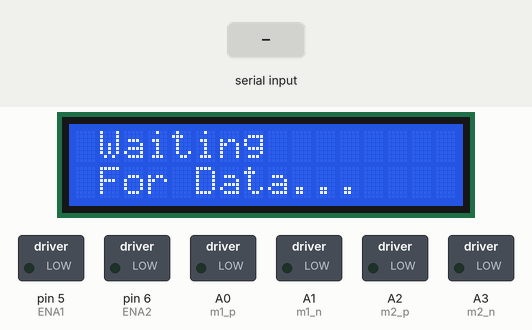
Simulated run of this sketch. Board: Arduino Uno, built with avr-gcc and run on an emulated ATmega328P. Shown: 16×2 character LCD, switched loads named in the sketch (green lamp = pin HIGH). The test bench sets the inputs (shaded band). What the sketch prints to the serial monitor is not drawn.

Above: at 3.2 s.
3.3 s: "F" received over Serial
At 4.0 s:
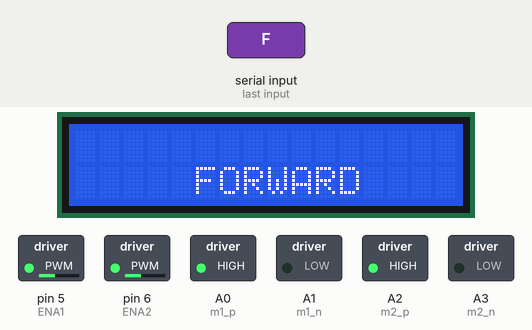
5.6 s: "B" received over Serial
At 6.0 s:
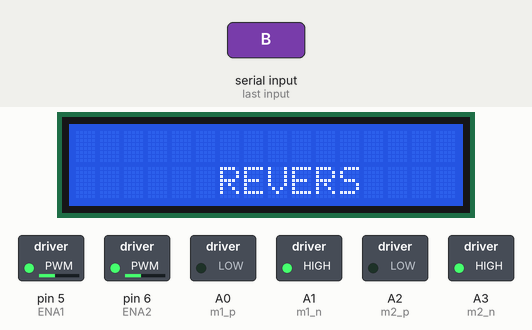
7.6 s: "L" received over Serial
At 8.0 s:
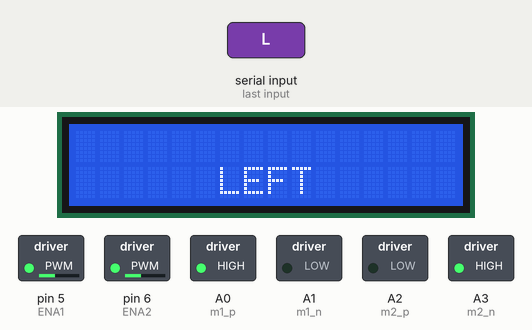
9.6 s: "R" received over Serial
At 10.0 s:
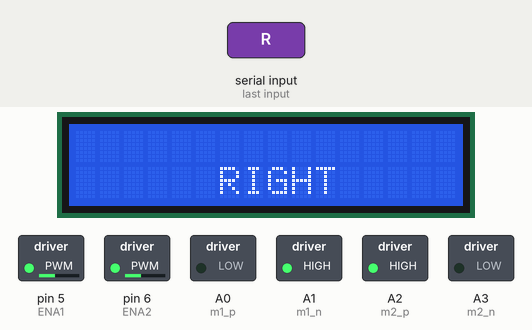
11.6 s: "S1\n" received over Serial
At 12.1 s:
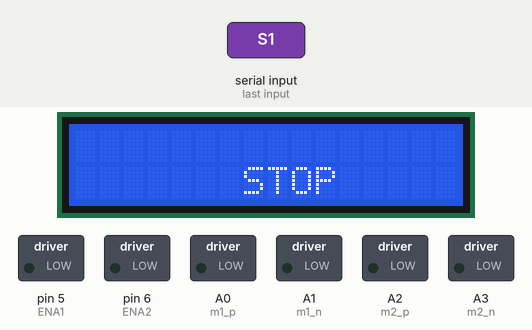
Timing chart, 0 to 14.6 s (numbered marks = the images above; inputs shaded):
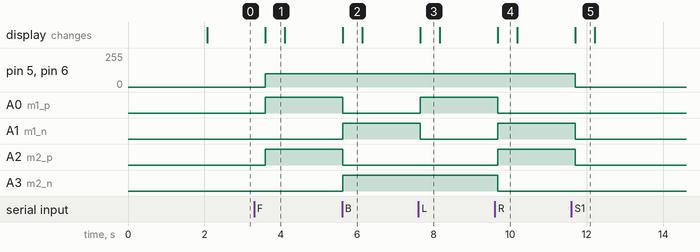

Measured:
- after the input at 3.3 s, pin 5 (ENA1), pin 6 (ENA2): 0/255 → 100/255 after 0.30 s; A0 (m1_p), A2 (m2_p): LOW → HIGH after 0.30 s; the display: changes after 0.30 s (image 1)
- after the input at 5.6 s, A0 (m1_p), A2 (m2_p): HIGH → LOW at once; A1 (m1_n), A3 (m2_n): LOW → HIGH at once; the display: changes at once (image 2)
- after the input at 7.6 s, A0 (m1_p): LOW → HIGH after 0.05 s; A1 (m1_n): HIGH → LOW after 0.05 s; the display: changes after 0.05 s (image 3)
- after the input at 9.6 s, A0 (m1_p), A3 (m2_n): HIGH → LOW after 0.07 s; A1 (m1_n), A2 (m2_p): LOW → HIGH after 0.07 s; the display: changes after 0.07 s (image 4)
- after the input at 11.6 s, pin 5 (ENA1), pin 6 (ENA2): 100/255 → 0/255 after 0.10 s; A1 (m1_n), A2 (m2_p): HIGH → LOW after 0.10 s; the display: changes after 0.10 s (image 5)
- what the display in image 1 shows lasts 0.5 s, from 3.6 s to 4.1 s

The sketch:

zigbee_interface_with_ardiuno_transmit.ino
```cpp
#include "global.h"
#include "gyro1.h"
#include "motor.h"
//#include "us.h"
void setup() {
  Serial.begin(9600);
  lcd.begin(16, 2);

  pinMode(m1_p, OUTPUT);
  pinMode(m1_n, OUTPUT);
  pinMode(m2_p, OUTPUT);
  pinMode(m2_n, OUTPUT);

  pinMode(ENA1, OUTPUT);
  pinMode(ENA2, OUTPUT);

  lcd.clear();
  lcd.setCursor(0, 0);
  lcd.print(" HAND GESTURE");
  lcd.setCursor(2, 1);
  lcd.print("    ROBOT");
  delay(2000);
  lcd.clear();

}

void loop() {
  lcd.clear();
  lcd.setCursor(0, 0);
  lcd.print(" Waiting  ");
  lcd.setCursor(0, 1);
  lcd.print(" For Data...  ");

  while (Serial.available() > 0)
  {
    s = Serial.read();
    Serial.println("received data" + String(s));

    switch (s)
    {
      case 'S' :

        lcd.clear();
        lcd.setCursor(5, 1);
        lcd.print("  STOP   ");
        stop1();
        break;
      case 'F':
        lcd.clear();
        lcd.setCursor(5, 1);
        lcd.print("FORWARD");
        if (F < 20) {
          stop1();
        }
        forword();

        break;
      case 'B':

        lcd.clear();
        lcd.setCursor(5, 1);
        lcd.print(" REVERS ");
        revers();
        break;
      case 'L':

        lcd.clear();
        lcd.setCursor(5, 1);
        lcd.print(" LEFT  ");
        right();

        break;
      case 'R':


        lcd.clear();
        lcd.setCursor(5, 1);
        lcd.print(" RIGHT  ");
        left();
        break;
    }
  }

 delay(500);
}
```

global.h
```cpp
#ifndef GLOBAL_H
#define GLOBAL_H

//#define right_led A6
//#define left_led A7

#define m1_p A0
#define m1_n A1
#define m2_p A2
#define m2_n A3

#define ENA1 5  // PWM pin for speed control
#define ENA2 6  // PWM pin for speed
//#define vib_right A13
//#define vib_left A14

//#include "SoftwareSerial.h"
//#include "DFRobotDFPlayerMini.h"
//#include <ultrasonic.h>
//ULTRASONIC U1, U2, U3, U4;

#include <Wire.h>
#include <LiquidCrystal.h>
LiquidCrystal lcd(13,12,11,10,9,8);
//static const uint8_t PIN_MP3_TX = 50;
//static const uint8_t PIN_MP3_RX = 51;
//SoftwareSerial softwareSerial(PIN_MP3_RX, PIN_MP3_TX);
//DFRobotDFPlayerMini player;
char s, iot_rx;
int count = 0;
int F, R, B, L;

#endif
```

gyro1.h
```cpp
///#ifndef GYRO1_H
//#define GYRO1_H
//#include "global.h"
//#include "motor.h"
//
//void gyro(void)
//{
//
//  lcd.clear();
//  lcd.setCursor(0, 0);
//  lcd.print(" Waiting  ");
//  lcd.setCursor(0, 1);
//  lcd.print(" For Data...  ");
//
//  while (Serial.available() > 0)
//  {
//    s = Serial.read();
//    Serial.println("received data" + String(s));
//
//    switch (s)
//    {
//      case 'S' :
//
//        lcd.clear();
//        lcd.setCursor(5, 1);
//        lcd.print("  STOP   ");
//        stop1();
//        break;
//      case 'F':
//        lcd.clear();
//        lcd.setCursor(5, 1);
//        lcd.print("FORWARD");
//        if (F < 20) {
//          stop1();
//        }
//        forword();
//
//        break;
//      case 'B':
//
//        lcd.clear();
//        lcd.setCursor(5, 1);
//        lcd.print(" REVERS ");
//        revers();
//        break;
//      case 'L':
//
//        lcd.clear();
//        lcd.setCursor(5, 1);
//        lcd.print(" RIGHT  ");
//        right();
//
//        break;
//      case 'R':
//
//
//        lcd.clear();
//        lcd.setCursor(5, 1);
//        lcd.print("  LEFT ");
//        left();
//        break;
//    }
//  }
//}
//#endif
```

motor.h
```cpp
#ifndef MOTOR_H
#define  MOTOR_H
#include "global.h"
#include "us.h"
void revers();
void forword();
void left();
void right();
void stop1();
void forword() {
  //inZ();
  analogWrite(ENA1, 100);
  digitalWrite(m1_p, HIGH);
  digitalWrite(m1_n, LOW);
  analogWrite(ENA2, 100);
  digitalWrite(m2_p, HIGH);
  digitalWrite(m2_n, LOW);
}
void revers() {
  // inZ();
  analogWrite(ENA1, 100);
  digitalWrite(m1_p, LOW);
  digitalWrite(m1_n, HIGH);
  analogWrite(ENA2, 100);
  digitalWrite(m2_p, LOW);
  digitalWrite(m2_n, HIGH);
}
void left() {
  //inZ();
  analogWrite(ENA1, 100);
  digitalWrite(m1_p, LOW);
  digitalWrite(m1_n, HIGH);
  analogWrite(ENA2, 100);
  digitalWrite(m2_p, HIGH);
  digitalWrite(m2_n, LOW);
}
void right() {
  //inZ();
  analogWrite(ENA1, 100);
  digitalWrite(m1_p, HIGH);
  digitalWrite(m1_n, LOW);
  analogWrite(ENA2, 100);
  digitalWrite(m2_p, LOW);
  digitalWrite(m2_n, HIGH);
}
void stop1() {
  analogWrite(ENA1, 0);
  digitalWrite(m1_p, LOW);
  digitalWrite(m1_n, LOW);
  analogWrite(ENA2, 0);
  digitalWrite(m2_p, LOW);
  digitalWrite(m2_n, LOW);
}
#endif
```

us.h
```cpp
//#ifndef US_H
//#define US_H
//#include "global.h"
//#include "motor.h"
//void forword();
//void revers();
//void forword();
//void left();
//void right();
//void stop1();
//int count1 = 0, count2 = 0;
//bool flag1 = true;
//void inZ() {
//  F = U1.ultra();
//  R = U2.ultra();
//  B = U3.ultra();
//  L = U4.ultra();
//}
//void Ublind() {
//  //Serial.println("f:" + String(F) + "r:" + String(R) + "b:" + String(B) + "l:" + String(L));
//  lcd.setCursor(0, 0);
//  lcd.print("Enabling Access:");
//  lcd.setCursor(4, 1);
//  lcd.print("BLIND System");
//  forword();
//  Serial.println("count1" + String(count1));
//
//  count1++;
//  if (count1 > 0 && count1 < 180) {
//
//    if (F < 20 ) {
//      flag1 = false;
//    }
//    while (flag1 == false) {
//      Serial.println("f1");
//
//      Serial.println("count2" + String(count2));
//
//      //      if (count2 > 0 && count2 < 3) {
//      lcd.clear();
//      lcd.setCursor(0, 0);
//      lcd.print("Stop");
//      stop1();
//      delay(1000);
//      player.volume(30);
//      player.play(1);
//      delay(1000);
//      digitalWrite(vib_right, LOW);
//      digitalWrite(vib_left, LOW);
//      Serial.println("S1");
//      delay(2000);
//      //}
//      // if (count2 > 4 && count2 < 7) {
//      lcd.clear();
//      lcd.setCursor(0, 0);
//      lcd.print("rever");
//      revers();
//      Serial.println("revers1");
//
//      delay(1000);
//      //}
//      //if (count2 > 8 && count2 < 13) {
//      left();
//      lcd.clear();
//      lcd.setCursor(0, 0);
//      lcd.print("left");        Serial.println("l1" );
//      delay(2500); // }
//      //      if (count2 > 14 && count2 < 18) {
//      forword();      Serial.println("f2" );
//      lcd.clear();
//      lcd.setCursor(0, 0);
//      lcd.print("f2");
//      delay(3000);
//      //  }
//      //if (count2 > 19 && count2 < 27) {
//      right();      Serial.println("r1" );
//      lcd.clear();
//      lcd.setCursor(0, 0);
//      lcd.print("R1");
//      delay(2500);
//      //    }
//      //    if (count2 > 28 && count2 < 32) {
//      forword();      Serial.println("f3" );
//      lcd.clear();
//      lcd.setCursor(0, 0);
//      lcd.print("f3");
//      delay(5000);
//      //    }
//      //    if (count2 > 33 && count2 < 36) {
//      right();      Serial.println("r2" );
//      lcd.clear();
//      lcd.setCursor(0, 0);
//      lcd.print("r2");
//      delay(2500);
//      //    }
//      //    if (count2 > 37 && count2 < 42) {
//      forword();      Serial.println("f4" );
//      lcd.clear();
//      lcd.setCursor(0, 0);
//      lcd.print("f4");
//      delay(3000);
//      //    }
//      //    if (count2 > 43 && count2 < 46) {
//      left();
//      lcd.clear();
//      lcd.setCursor(0, 0);
//      lcd.print("l2");        Serial.println("l2" );
//      delay(2500);
//      //    }
//      //    if (count2 > 47 && count2 < 55) {
//      forword();      Serial.println("f5" );
//      lcd.clear();
//      lcd.setCursor(0, 0);
//      lcd.print("F5");
//      //    }
//            delay(5000);
//
//
//      if (count2 > 56) {
//        count2 = 0;      Serial.println("comp" );
//        flag1 = true;
//        break;
//      }
//
//      count2++;
//      delay(1000);
//    }
//  }
//  if (count1 == 100) {
//    stop1();        count1 = 0;
//
//    iot_rx = 'D';
//    delay(3000);
//
//  }
//  if (R < 20) {
//    Serial.println("R_B");
//
//    player.volume(30);
//    player.play(3);
//    delay(1000);
//  }
//  if (L < 20 && L > 1) {
//    Serial.println("L_B");
//
//    player.volume(30);
//    player.play(4);
//    delay(1000);
//  }
//  if (B < 20) {
//    Serial.println("B_B");
//
//    player.volume(30);
//    player.play(2);
//    delay(1000);
//  }
//
//
//}
//
//
////      if (F < 20) {
////        player.volume(30);
////        player.play(1);
////        delay(1000);
////        if (R > 20) {
////          right();
////          delay(1500);
////          forword();
////        }
////        else if (R < 20) {
////          digitalWrite(vib_right, HIGH);
////          digitalWrite(vib_left, LOW);
////          delay(1000);
////          digitalWrite(vib_right, LOW);
////          digitalWrite(vib_left, LOW);
////          player.volume(30);
////          player.play(3);
////          delay(1000);
////        }
////        else if (L > 20) {
////          left();
////          delay(1500);
////          forword();
////        }
////        else if (L < 20) {
////          digitalWrite(vib_right, LOW);
////          digitalWrite(vib_left, HIGH);
////          delay(1000);
////          digitalWrite(vib_right, LOW);
////          digitalWrite(vib_left, LOW);
////          player.volume(30);
////          player.play(4);
////          delay(1000);
////        }
////      }
////    }
////    else {
////      forword();
////      stop1();
////      delay(1000);
////    }
////  }
//
//
////if (R < 20) {
////  digitalWrite(vib_right, HIGH);
////  digitalWrite(vib_left, LOW);
////  delay(1000);
////  digitalWrite(vib_right, LOW);
////  digitalWrite(vib_left, LOW);
////  player.volume(30);
////  player.play(3);
////  delay(1000);
////  if (L > 20 && F > 20)
////  {
////    left();
////    delay(1000);
////    forword();
////    digitalWrite(right_led, LOW);
////    digitalWrite(left_led, LOW);
////  }
////  else if  (L > 20 && R > 20) {
////    left();
////    delay(1000);
////    revers();
////    digitalWrite(right_led, LOW);
////    digitalWrite(left_led, LOW);
////  }
////}
////if (L < 20 && L > 1) {
////  digitalWrite(vib_right, LOW);
////  digitalWrite(vib_left, HIGH);
////  delay(1000);
////  digitalWrite(vib_right, LOW);
////  digitalWrite(vib_left, LOW);
////  player.volume(30);
////  player.play(4);
////  delay(1000);
////  if (R > 20 && F > 20)
////  {
////    right();
////    delay(1000);
////    forword();
////    digitalWrite(right_led, LOW);
////    digitalWrite(left_led, LOW);
////  }
////  else if  (R > 20 && R > 20) {
////    right();
////    delay(1000);
////    revers();
////    digitalWrite(right_led, LOW);
////    digitalWrite(left_led, LOW);
////  }
////}
////}
//void Udafe() {
//  Serial.println("f:" + String(F) + "r:" + String(R) + "b:" + String(B) + "l:" + String(L));
//  forword();
//  if (F < 20) {
//    lcd.clear(); lcd.setCursor(3, 0); lcd.print("FROUNT SIDE "); lcd.setCursor(2, 1); lcd.print("Object detected");
//    Serial.println("Strat and F_D");
//    digitalWrite(right_led, LOW);
//    digitalWrite(left_led, LOW);
//    digitalWrite(vib_right, LOW);
//    digitalWrite(vib_left, LOW);
//    delay(1000);
//    //revers();
//  }
//  if (B < 20) {
//    lcd.clear(); lcd.setCursor(3, 0); lcd.print("BACK SIDE "); lcd.setCursor(2, 1); lcd.print("Object detected");
//    Serial.println("B_D");
//    digitalWrite(vib_right, HIGH);
//    digitalWrite(vib_left, HIGH);
//    delay(3000);
//    digitalWrite(vib_right, LOW);
//    digitalWrite(vib_left, LOW);
//    //forword();
//  }
//  if (R < 20) {
//    lcd.clear(); lcd.setCursor(3, 0); lcd.print("RIGHT SIDE "); lcd.setCursor(2, 1); lcd.print("Object detected");
//    Serial.println("R_D");
//
//    digitalWrite(right_led, HIGH);
//    digitalWrite(left_led, LOW);
//    digitalWrite(vib_right, LOW);
//    digitalWrite(vib_left, LOW);
//    delay(1000);
//  }
//
//
//  if (L < 20 && L > 1) {
//
//    lcd.clear(); lcd.setCursor(3, 0); lcd.print("LEFT SIDE "); lcd.setCursor(2, 1); lcd.print("Object detected");
//    Serial.println("L_D");
//
//    digitalWrite(right_led, LOW);
//    digitalWrite(left_led, HIGH);
//    digitalWrite(vib_right, LOW);
//    digitalWrite(vib_left, LOW);
//  }
//
//  else {
//    digitalWrite(right_led, LOW);
//    digitalWrite(left_led, LOW);
//    digitalWrite(vib_right, LOW);
//    digitalWrite(vib_left, LOW);
//  }
//}
//
//#endif
```
